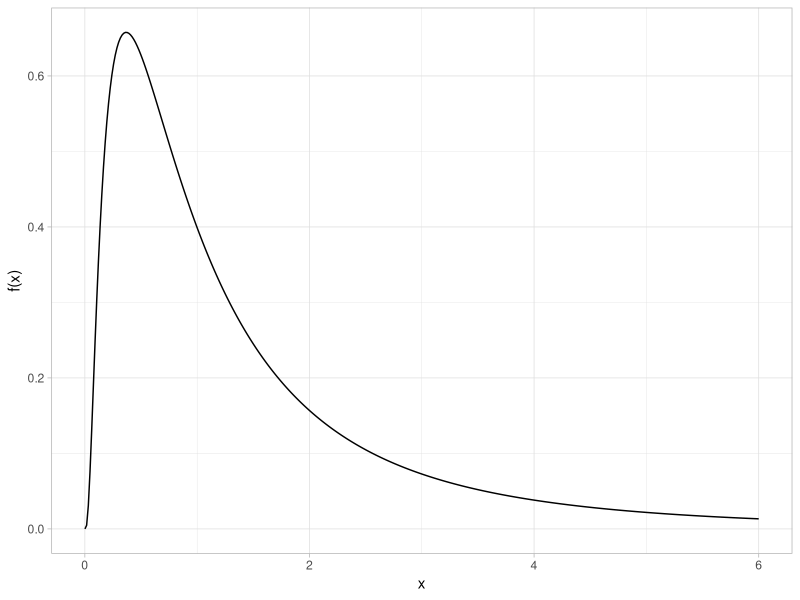
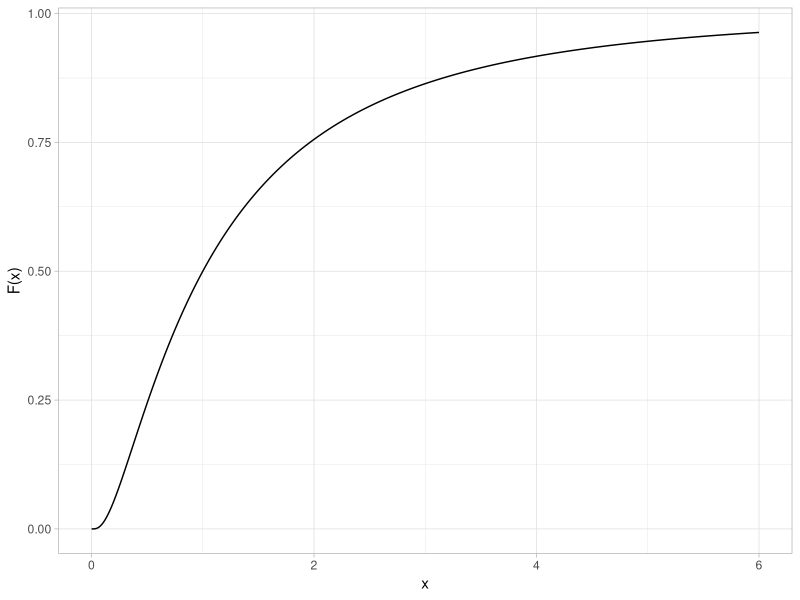
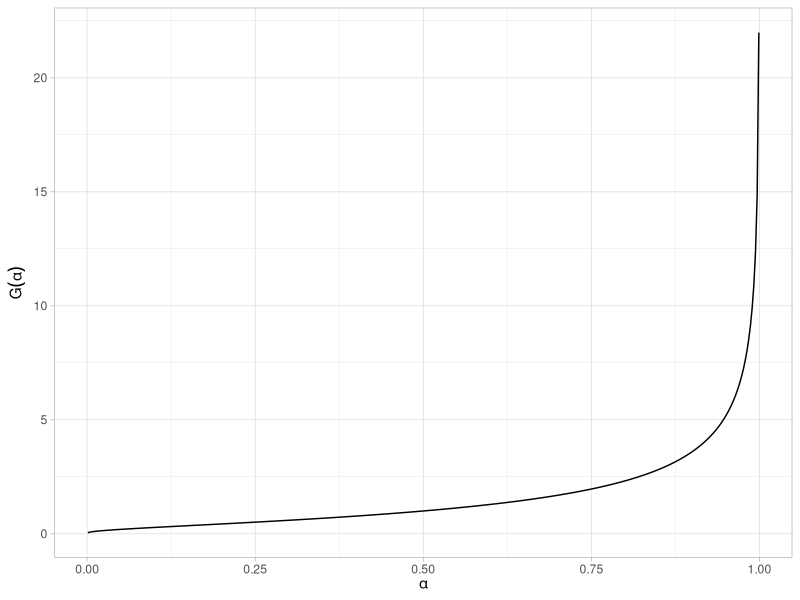
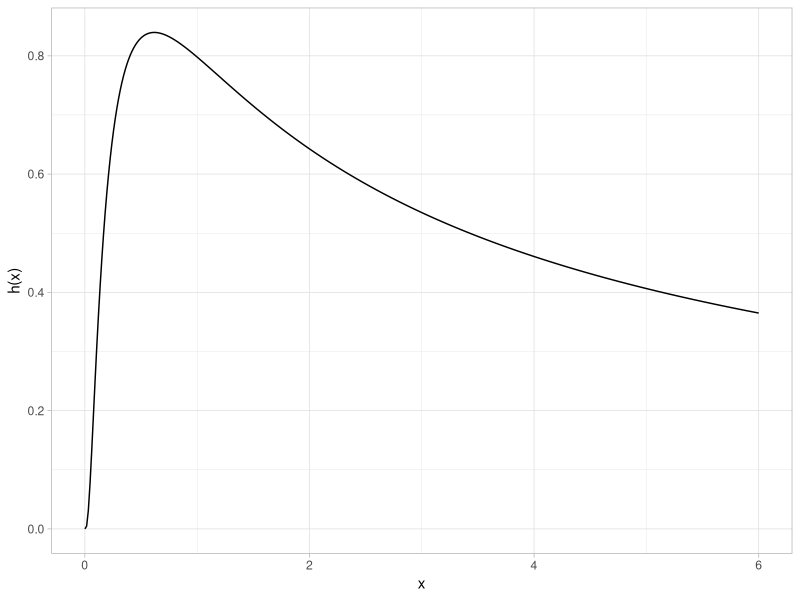
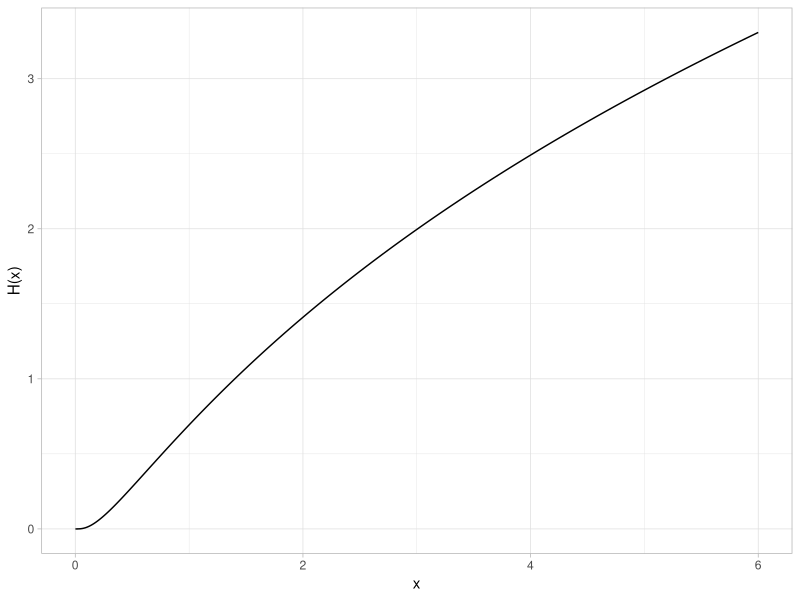
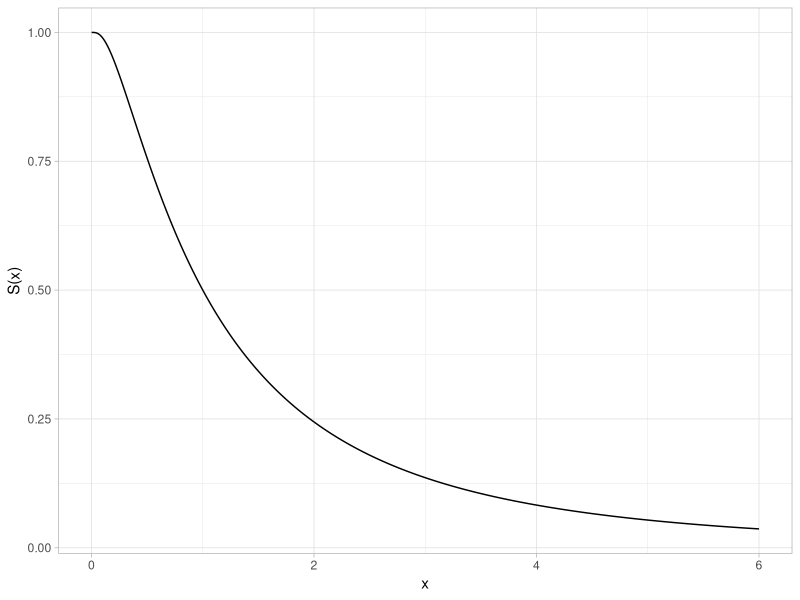
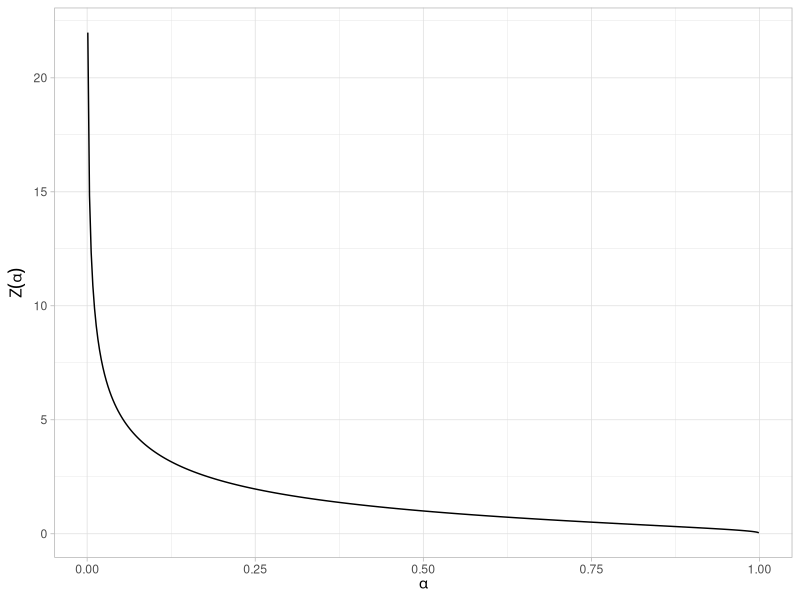

Here is the R script that generated these plots, in order:
## ---- chunk 1
#| code-fold: true
#| label: fig-lognormal-dist-pdf
#| fig-cap: "Standard lognormal probability density function (shape = 1)"
#| message: false
library(tidyverse)

tibble(x = seq(0.001, 6, length.out = 401)) |>
  mutate(y = dlnorm(x, sdlog = 1)) |>
  ggplot(aes(x, y)) +
  geom_line() +
  labs(x = "x", y = "f(x)") +
  theme_light()
## ---- chunk 2
#| code-fold: true
#| label: fig-lognormal-dist-cdf
#| fig-cap: "Standard lognormal cumulative distribution function (shape = 1)"
tibble(x = seq(0.001, 6, length.out = 401)) |>
  mutate(y = plnorm(x, sdlog = 1)) |>
  ggplot(aes(x, y)) +
  geom_line() +
  labs(x = "x", y = "F(x)") +
  theme_light()
## ---- chunk 3
#| code-fold: true
#| label: fig-lognormal-dist-ppf
#| fig-cap: "Standard lognormal percent point function (shape = 1)"
tibble(p = seq(0.001, 0.999, length.out = 401)) |>
  mutate(x = qlnorm(p, sdlog = 1)) |>
  ggplot(aes(p, x)) +
  geom_line() +
  labs(x = expression(alpha), y = expression(G(alpha))) +
  theme_light()
## ---- chunk 4
#| code-fold: true
#| label: fig-lognormal-dist-hazard
#| fig-cap: "Standard lognormal hazard function (shape = 1)"
tibble(x = seq(0.001, 6, length.out = 401)) |>
  mutate(y = dlnorm(x, sdlog = 1) / (1 - plnorm(x, sdlog = 1))) |>
  ggplot(aes(x, y)) +
  geom_line() +
  labs(x = "x", y = "h(x)") +
  theme_light()
## ---- chunk 5
#| code-fold: true
#| label: fig-lognormal-dist-cumulative-hazard
#| fig-cap: "Standard lognormal cumulative hazard function (shape = 1)"
tibble(x = seq(0.001, 6, length.out = 401)) |>
  mutate(y = -log(1 - plnorm(x, sdlog = 1))) |>
  ggplot(aes(x, y)) +
  geom_line() +
  labs(x = "x", y = "H(x)") +
  theme_light()
## ---- chunk 6
#| code-fold: true
#| label: fig-lognormal-dist-survival
#| fig-cap: "Standard lognormal survival function (shape = 1)"
tibble(x = seq(0.001, 6, length.out = 401)) |>
  mutate(y = 1 - plnorm(x, sdlog = 1)) |>
  ggplot(aes(x, y)) +
  geom_line() +
  labs(x = "x", y = "S(x)") +
  theme_light()
## ---- chunk 7
#| code-fold: true
#| label: fig-lognormal-dist-inverse-survival
#| fig-cap: "Standard lognormal inverse survival function (shape = 1)"
tibble(p = seq(0.001, 0.999, length.out = 401)) |>
  mutate(z = qlnorm(1 - p, sdlog = 1)) |>
  ggplot(aes(p, z)) +
  geom_line() +
  labs(x = expression(alpha), y = expression(Z(alpha))) +
  theme_light()
